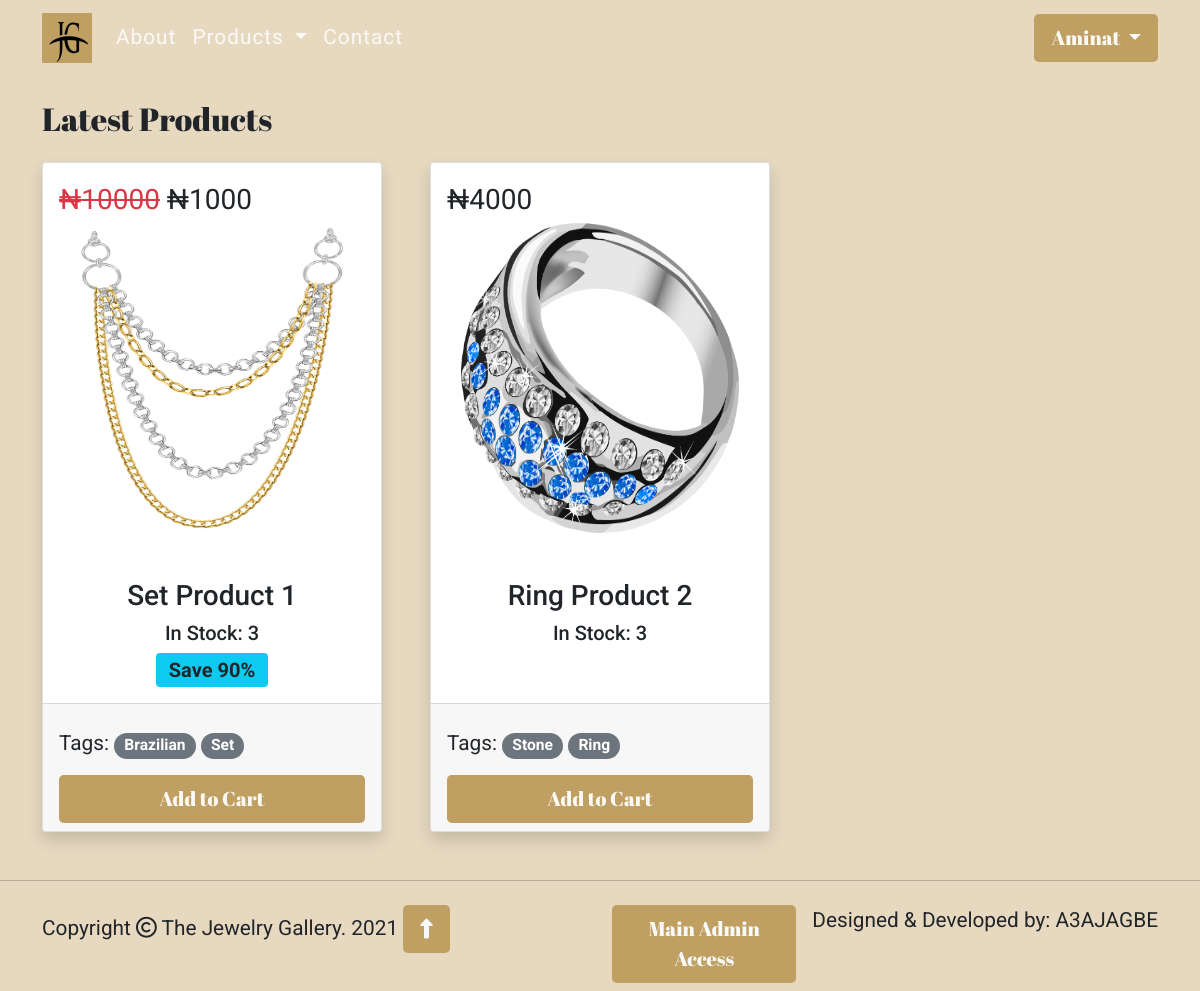
/store_products (signed in), run on an earlier commit of the app's database.
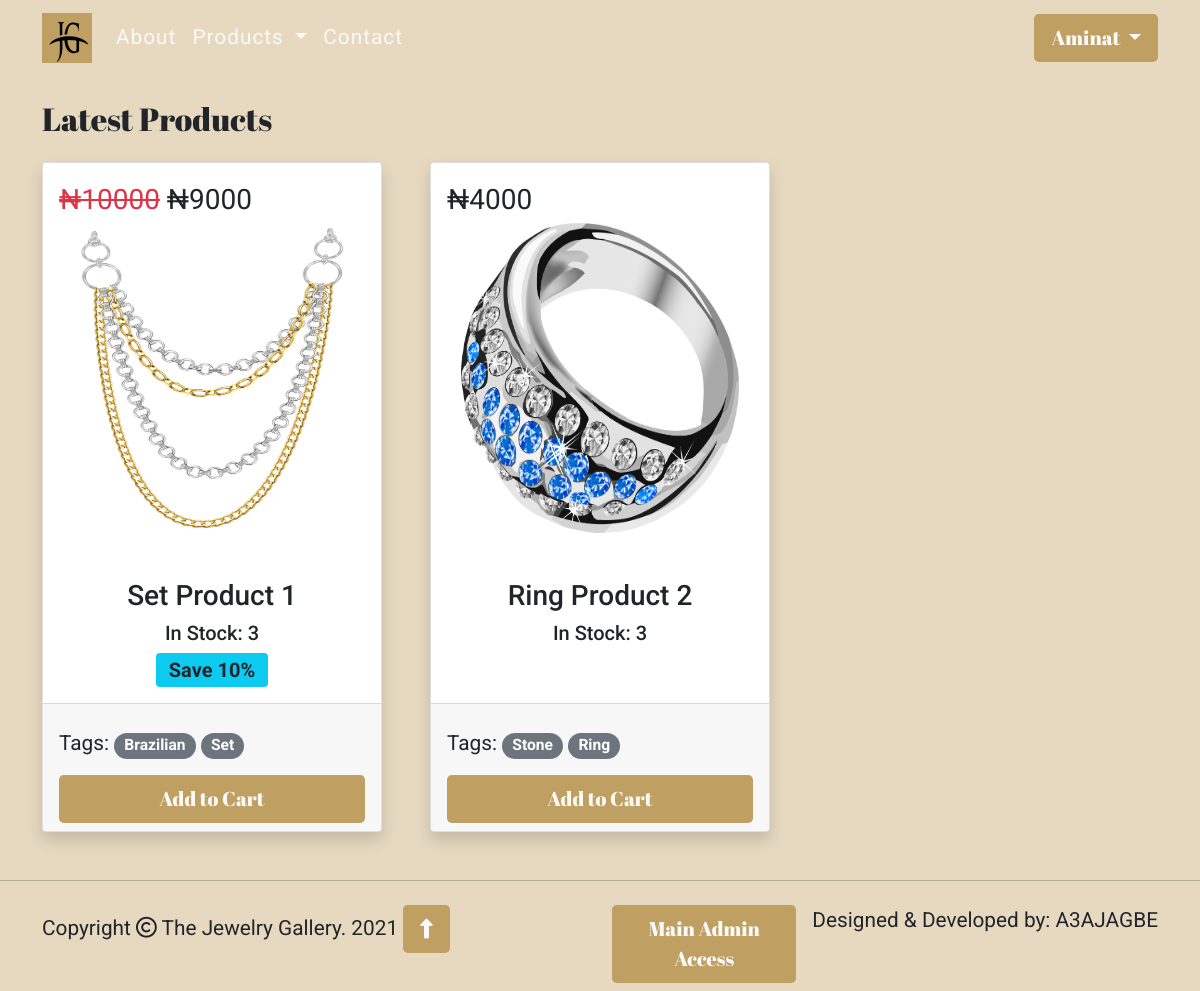
And on a later commit of the database.
### store/models.py (models this page shows, shortened)
class Users(UserMixin, db.Model):
    id = db.Column(db.Integer, primary_key=True)
    first_name = db.Column(db.String(50), nullable=False)
    last_name = db.Column(db.String(50), nullable=False)
    email = db.Column(db.String(120), unique=True, nullable=False)
    email_confirmed = db.Column(db.Boolean(), nullable=False, default=0)
    email_confirmed_at = db.Column(db.DateTime())
    is_active = db.Column(db.Boolean(), nullable=False, default=1)
    password = db.Column(db.String(300), nullable=False)
    role_id = db.Column(db.Integer, db.ForeignKey('roles.id'), nullable=False, default=1)

class Products(db.Model):
    id = db.Column(db.Integer, primary_key=True)
    name = db.Column(db.String(50), nullable=False)
    price = db.Column(db.Integer, nullable=False)
    discount = db.Column(db.Integer)
    stock = db.Column(db.Integer, nullable=False)
    image = db.Column(db.String(128), unique=True, nullable=False)
    category_id = db.Column(db.Integer, db.ForeignKey('categories.id'), nullable=False)
    sub_category_id = db.Column(db.Integer, db.ForeignKey('subcategories.id'), nullable=False)
    def get_percent_saved(self):
        amount_saved = self.price - self.discount
        return round(amount_saved / self.price * 100)

class Categories(db.Model):
    id = db.Column(db.Integer, primary_key=True)
    category = db.Column(db.String(50), unique=True, nullable=False)
    products = db.relationship('Products', backref='category', lazy=True)
    def __repr__(self):
        return self.category

class Subcategories(db.Model):
    id = db.Column(db.Integer, primary_key=True)
    sub_category = db.Column(db.String(50), unique=True, nullable=False)
    products = db.relationship('Products', backref='subcategory', lazy=True)
    def __repr__(self):
        return self.sub_category

### store/views.py (the view)
@app.route('/store_products')
@login_required
def product():
    all_products = Products.query.all()
    return render_template('products.html', year=current_year, products=all_products)

### store/views.py (called while the page is built)
@login_manager.user_loader
def load_user(user_id):
    return Users.query.get(user_id)

### store/templates/products.html (shortened to what this page needs)
{% extends 'base.html' %}
{% block content %}
  <div class="container products mb-5">
      <h2 class="pb-3">Latest Products</h2>
      {% include "_products_div.html" %}
  </div>
{% endblock %}

### store/templates/base.html (shortened to what this page needs)
<!doctype html>
<html lang="en">
  <head>
    {% block head %}
        <link href="https://cdn.jsdelivr.net/npm/bootstrap@5.0.0-beta3/dist/css/bootstrap.min.css" rel="stylesheet">
        <link rel="stylesheet" href="{{url_for('static', filename='style.css')}}">
    {% endblock %}
  </head>
<body>
    {% block navbar %}
      <nav class="navbar navbar-expand-lg navbar-dark fixed-top" id="navbar">
        <div class="container">
            <a class="navbar-brand" href="{{ url_for('index') }}">
                <img src="{{url_for('static', filename='images/jg.png')}}" alt="JG Logo" width="50" height="50">
            </a>
            <div class="collapse navbar-collapse" id="navbarSupportedContent">
                <ul class="navbar-nav me-auto mb-2 mb-lg-0">
                    <li class="nav-item">
                        <a class="nav-link" href="{{ url_for('about') }}">About</a>
                    </li>
                    <li class="nav-item dropdown">
                        <a class="nav-link dropdown-toggle" href="#" id="navbarDropdown" role="button" data-bs-toggle="dropdown" aria-expanded="false">
                            Products
                        </a>
                    </li>
                    <li class="nav-item">
                        <a class="nav-link" href="{{ url_for('contact') }}">Contact</a>
                    </li>
                </ul>
               {% if current_user.is_authenticated%}
                    <div class="dropdown authenticated d-grid d-md-block ">
                      <button class="btn btn-lg dropdown-toggle" type="button" id="dropdownMenuButton1" data-bs-toggle="dropdown" aria-expanded="false">
                        {{current_user.first_name}}
                      </button>
                    </div>
                {% else %}
                <div class="d-grid d-md-block gap-3">
                    <a class="btn theme-btn-outline btn-lg" href="{{ url_for('login') }}" role="button">Log in</a>
                    <a class="btn theme-btn btn-lg" href="{{ url_for('register') }}" role="button">Register</a>
                </div>
                {% endif %}
            </div>
        </div>
    </nav>
    {% endblock %}
    {% block content %}
    {% endblock %}
    {% block footer %}
    <hr>
    <footer>
        <div class="container pt-2 pb-2">
            <div class="row">
                <div class="col-lg-6">
                    <p>Copyright <i class="far fa-copyright"></i> The Jewelry Gallery. {{year}}
                        <a class="btn theme-btn btn-lg text-light" href="#navbar" role="button"><i class="fas fa-long-arrow-alt-up"></i></a>
                    </p>
                </div>
                <div class="col-lg-6">
                    <p class="footer-text">Designed & Developed by: A3AJAGBE</p>
                    {% if current_user.role_id == 3 %}
                        <div class="d-grid gap-2 d-md-flex justify-content-md-end">
                           <a class="btn theme-btn btn-lg text-light me-md-3" href="{{ url_for('admin.index') }}" role="button">Main Admin Access</a>
                        </div>
                    {% endif %}
                </div>
            </div>
        </div>
    </footer>
    {% endblock %}
</body>
</html>

### store/templates/_products_div.html
 <div class="row row-cols-1 row-cols-md-3 g-5">
    {% for product in products %}
      <div class="col">
            <div class="card h-100 shadow">
                <img src="static/products_images/{{product.image}}" class="card-img-top" alt="{{ product.name }} Image" height="400px">
                <div class="card-img-overlay price-overlay">
                    {% if product.discount %}
                    <p class="card-text fs-3">
                        <s class="text-danger">₦{{ product.price }}</s> ₦{{ product.discount }}</p>
                    {% else %}
                    <p class="card-text fs-3">₦{{ product.price }}</p>
                    {% endif %}
                </div>
                <div class="card-body text-center">
                    <h3 class="card-title">{{ product.name }}</h3>
                    {% if product.stock > 0 %}
                     <h5>In Stock: {{ product.stock }} </h5>
                    {% else %}
                        <div class="card-img-overlay stock-overlay">
                            <h2 class="text-danger">Out of Stock</h2>
                         </div>
                    {% endif %}
                    {% if product.discount %}
                        <span class="badge bg-info text-dark fs-5">Save {{ product.get_percent_saved() }}%</span>
                    {% endif %}
                </div>
                <div class="card-footer">
                    <p class="text-start pt-3">Tags:
                        <a href="#"><span class="badge rounded-pill bg-secondary">{{ product.category }}</span></a>
                        <a href="#"><span class="badge rounded-pill bg-secondary">{{ product.subcategory }}</span></a>
                    </p>
                    <div class="d-grid">
                        <a class="btn theme-btn btn-lg" href="#" role="button">Add to Cart</a>
                    </div>
                </div>
            </div>
        </div>
     {% endfor %}
</div>

### store/static/style.css (style rules this page uses)
body { font-size: 1.3rem; font-family: 'Roboto', sans-serif; background: #E6D9C0; }
h1, h2 { font-family: 'Abril Fatface', cursive; }
.theme-btn { background: #C0A062; color: #FBF9F6; font-family: 'Abril Fatface', cursive; }
#navbar { position: absolute; background: #A28857; }
#navbar .navbar-nav .nav-link { letter-spacing: 1px; color: #FBF9F6; }
.authenticated button { font-family: 'Abril Fatface', cursive; background: #7d6432; color: #FBF9F6; }
.home-products .card img, .products .card img { padding: 60px 30px 30px; }
.products { margin-top: 100px; }
@media only screen and (min-width: 992px) { #navbar { background: transparent; } }
@media only screen and (min-width: 992px) { .footer-text { float: right; } }
@media only screen and (min-width: 992px) { .authenticated button { background: #C0A062; } }

What changed in the data, as far as the page shows it:
changed Products "Set Product 1": discount "1000" → "9000"; get_percent_saved "90" → "10"
